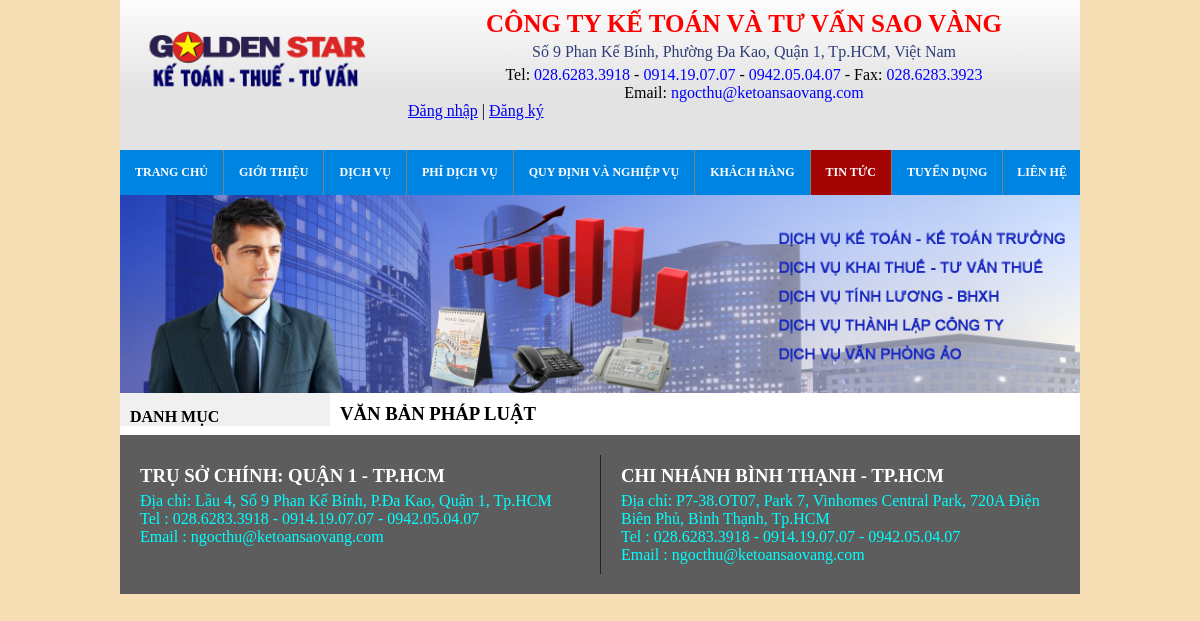
/vanban/, run on an earlier commit of the app's database.
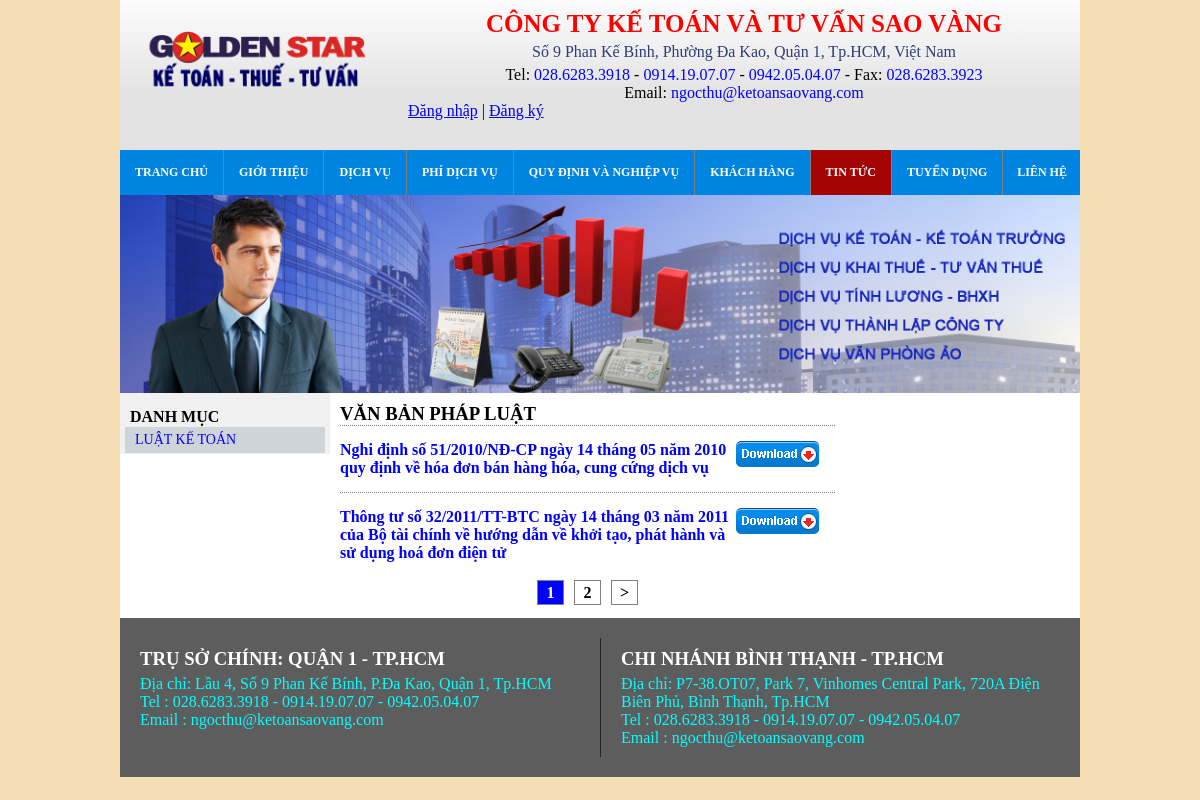
And on a later commit of the database.
### vanban/models.py (models this page shows, shortened)
class LoaiVanBan(models.Model):
    ten_loai_van_ban = models.CharField(max_length=255)
    thu_tu = models.IntegerField(default=0)
    def __str__(self):
        return self.ten_loai_van_ban

class VanBan(models.Model):
    loai_van_ban = models.ForeignKey(LoaiVanBan, on_delete=models.CASCADE)
    tieu_de = models.CharField(max_length=255)
    so_lan_download = models.IntegerField(default=0, validators=[MinValueValidator(0)])
    diem = models.IntegerField(default=1, validators=[MinValueValidator(1), MaxValueValidator(5)])
    xem = models.IntegerField(default=0, validators=[MinValueValidator(0)])
    ngay_dang = models.DateTimeField()
    image = models.ImageField(upload_to='images/', null=True, blank=True)
    file_upload = models.FileField(upload_to='documents/')

### vanban/views.py (the view)
# urls.py: path('', views.vanban, name='ban_ban'),
def vanban(request):
    ds_loaivanban = LoaiVanBan.objects.all()
    ds_vanban = VanBan.objects.all().order_by('-pk')
    page = request.GET.get('page', 1)
    paginator = Paginator(ds_vanban, 2)
    try:
        vanbans = paginator.page(page)
    except PageNotAnInteger:
        vanbans = paginator.page(1)
    except EmptyPage:
        vanbans = paginator.page(paginator.num_pages)
    return render(request, 'vanban/vanban_danhmuc.html', {'main_menu': create_menu(None),
                                                          'ds_loaivanban': ds_loaivanban,
                                                          'vanbans': vanbans,
                                                          'xu_ly_phan_trang':phan_trang(vanbans.number, vanbans.paginator.num_pages, 2),})

### trangchu/views.py (called while the page is built)
def create_menu(node):
    items = Menu.objects.filter(menu_parent = node).order_by("menu_order")
    main_menu = []
    for item in items:
        main_menu.append({
            "item":item,
            "children": create_menu(item),
        })
    return main_menu

### vanban/templates/vanban/vanban_danhmuc.html (shortened to what this page needs)
{% extends 'tintuc/tintuc_base.html' %}
{% load static %}
{% block left_menu %}
{% for loaivanban in ds_loaivanban %}
<li><a href="{% url 'hien_thi_van_ban_theo_loai' loaivanban.id %}">{{ loaivanban }}</a></li>
{% endfor %}
{% endblock %}
{% block main_content %}
{% if loai_van_ban_duoc_chon == null %}
<h3>VĂN BẢN PHÁP LUẬT</h3>
{% else %}
<h3>{{ loai_van_ban_duoc_chon }}</h3>
{%  endif %}
{% for vanban in vanbans %}
<div class="item-vanban">
    <h4><a href="{% url 'van_ban_chi_tiet' vanban.id %}">{{ vanban.tieu_de }}</a></h4>
    <div><a href="{% url 'van_ban_chi_tiet' vanban.id %}"><img src="{% static 'images/image_laws.png' %}" alt=""></a></div>
</div>
{% endfor %}
{% if vanbans.paginator.num_pages > 1 %}
    <ul class="naginator">
        {% for page in vanbans.paginator.page_range %}
        {% if vanbans.number == page %}
        <li><span>{{page}}</span></li>
        {% elif page >= xu_ly_phan_trang.trang_bat_dau and page <= xu_ly_phan_trang.trang_ket_thuc %}
        <li><a href="?page={{page}}">{{page}}</a></li>
        {% endif %}
        {% endfor %}
        {% if vanbans.has_next %}
        <li><a href="?page={{ vanbans.next_page_number}}">	&gt;</a></li>
        {% endif %}
    </ul>
    {% endif %}
{% endblock %}

What changed in the data, as far as the page shows it:
added LoaiVanBan: ten_loai_van_ban "LUẬT KẾ TOÁN"
added VanBan: tieu_de "Nghi định số 51/2010/NĐ-CP ngày 14 tháng 05 năm 2010 quy định về hóa đơn bán hàng hóa, cung cứng dịch vụ"
added VanBan: tieu_de "Thông tư số 32/2011/TT-BTC ngày 14 tháng 03 năm 2011 của Bộ tài chính về hướng dẫn về khởi tạo, phát hành và sử dụng hoá đơn điện tử"
Also different on the page:
new list line: "1"
new list line: "2"
